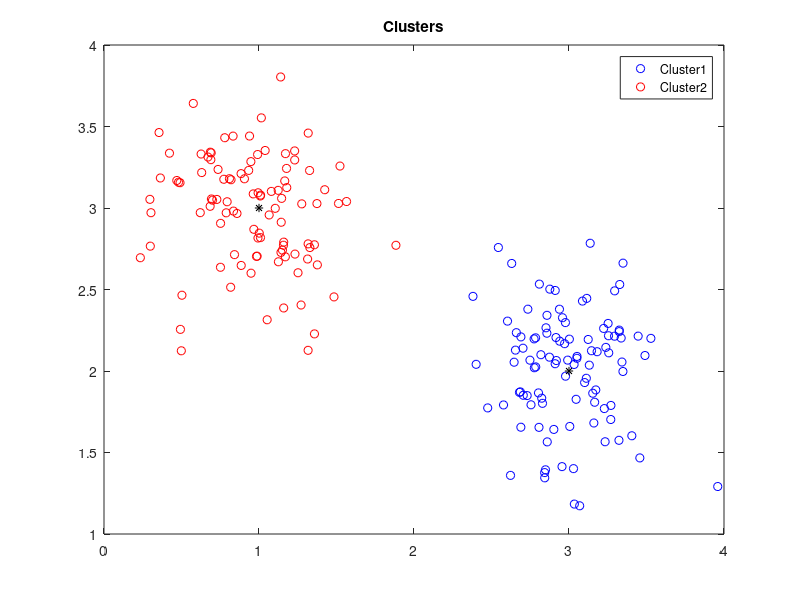

This chart was generated by the following MATLAB code:
% Gera dados para clustering com 2 classes

close all;
clear;
clc;

% parâmetros
m1 = [3 2]; % média da classe 1
m2 = [1 3]; % média da classe 2
var1 = [0.1 0.1]; % variância da classe 1
var2 = [0.1 0.1]; % variância da classe 2
nc1 = 100; % número de padrões da classe 1
nc2 = 100; % número de padrões da classe 2
nc = nc1 + nc2; % número total de padrões

for k = 1 : nc1
    c1(k,:) = [(m1(1)+sqrt(var1(1))*randn) (m1(2)+sqrt(var1(2))*randn)]; % classe 1 
end

for k = 1 : nc2
    c2(k,:) = [(m2(1)+sqrt(var2(1))*randn) (m2(2)+sqrt(var2(2))*randn)]; % classe 2   
end

% plota as classes e os centros de classes
figure
plot(c1(:,1),c1(:,2),'bo');
hold on;
plot(c2(:,1),c2(:,2),'ro');
plot(m1(1),m1(2),'k*');
plot(m2(1),m2(2),'k*');
legend('Cluster1', 'Cluster2');
title('Clusters');

X = [c1 ; c2]; % dados de entrada
y1(1:nc1) = 1;
y2(1:nc2) = 2;
Y = [y1, y2]'; % rotulos das classes
idc = randperm(nc1+nc2); % índices permutados aleatoriamente
X = X(idc,:); % dados de entrada distribuidos randomicamente
Y = Y(idc);

Ru(1,1) = 0;

i = 1;
a = 1;
x = X(:,1);
y = X(:,2);
Ccx(1,1) = x(1,1);
Ccy(1,1) = y(1,1);
Cx(1,1) = x(1,1);   
Cy(1,1) = y(1,1);
Dthr = 2.6;
ni = length(X)
nj = length(Ccx);
while true
    
    
    i = i +1;
    for j = 1:1:length(Ccx)
        D(1,j) =  sqrt((x(i,1) - Ccx(1,j)).^2 + (y(i,1) - Ccy(1,j)).^2)
       
    end
    
        
          
       if min(D) <= Ru(1,j)
           
           
    
     
    else
        for j = 1:1:length(Ccx)
            S(1,j) = D(1,j) + Ru(1,j);
            
        end
        Sa = min(S);
            if Sa > (2*Dthr)
                a = a+1;
                Ccx(1,a) = x(i,1);
                Ccy(1,a) = y(i,1);
                Ru(1,a) = 0;
                
            else
                Ra = Sa/2;
                Ccxa = x(i,1);
                Ccya = y(i,1);
                Ru(1,j) = Ra;
                Ccx(1,j) = Ccxa;
                Ccy(1,j) = Ccya;
                  
            end
        end
    
    
    if i == ni
        break
    end
    
    end
    